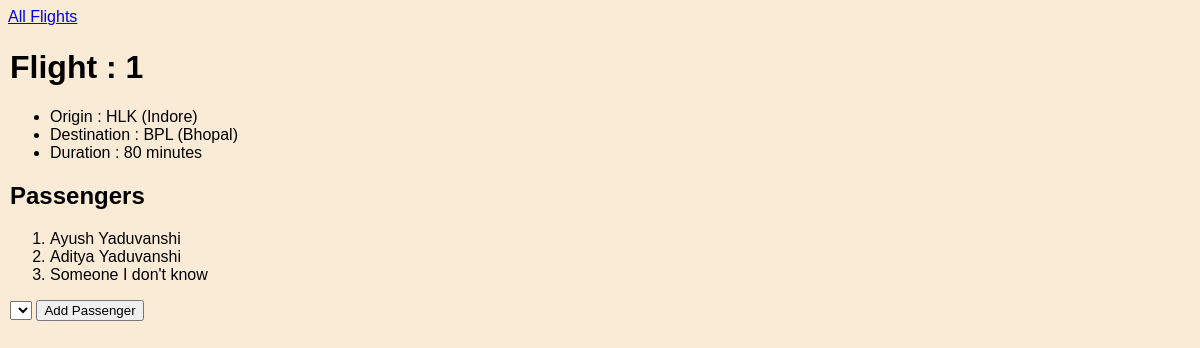
The page /flights/1 on the database its author committed.
### flights/models.py (models this page shows, shortened)
class Flight(models.Model):
    origin = models.ForeignKey("Airport", related_name=("departure"), on_delete=models.CASCADE)
    destination = models.ForeignKey("Airport", related_name=("arrival"),on_delete=models.CASCADE)
    duration = models.IntegerField()

class Airport(models.Model):
    code = models.CharField(max_length=3)
    city = models.CharField(max_length=64)
    def __str__(self):
        return f"{self.code} ({self.city})"

class Passenger(models.Model):
    first = models.CharField(max_length=64)
    last = models.CharField(max_length=64)
    flights = models.ManyToManyField("Flight", blank=True, related_name="passengers")
    def __str__(self):
        return f"{self.first} {self.last}"

### flights/views.py (the view)
# urls.py: path('<int:flight_id>', views.flight, name='flight'),
def flight(request, flight_id):
    flight = Flight.objects.get(id=flight_id)
    passengers = flight.passengers.all()
    nonpassengers = Passenger.objects.exclude(flights=flight).all()
    return render(request, "flights/flight.html",{
        "flight" : flight,
        "passengers" : passengers,
        "nonpassengers" : nonpassengers
    })

### flights/templates/flights/flight.html (shortened to what this page needs)
{% extends 'flights/layout.html' %}
{% block body %}
    <a href="{% url 'index' %}">All Flights</a>
    <div class="div-main">
        <div class="div-main-inside">
            <h1>Flight : {{ flight.id }}</h1>
            <ul>
                <li>Origin : {{ flight.origin }}</li>
                <li>Destination : {{ flight.destination }}</li>
                <li>Duration : {{ flight.duration }} minutes</li>
            </ul>
        </div>
        <div class="div-main-inside">
            <h2>Passengers</h2>
            <ol>
                {% for passenger in passengers %}
                    <li>{{ passenger }}</li>
                {% empty %}
                    <h3>No Passengers</h3>
                {% endfor %}
            </ol>
        </div>
        <form action="{% url 'book' flight.id %}" method="POST">
        <select name="passenger">
        </select>
        <input type="submit" value="Add Passenger">
        </form>
    </div>
{% endblock body %}

### flights/static/flights/style.css (style rules this page uses)
body { width: 100%; background-color: antiquewhite; font-family: Verdana, Geneva, Tahoma, sans-serif; color: black; font-size: 1rem; }
.div-main { width: 100%; padding: 2px; }
.div-main-inside { line-height: 2px solid grey; width: 100%; margin: auto; }

### rows shown on the page
Flight: id "1", origin "HLK (Indore)", destination "BPL (Bhopal)", duration "80"
Passenger: first+last "Ayush Yaduvanshi"
Passenger: first+last "Aditya Yaduvanshi"
Passenger: first+last "Someone I don't know"
